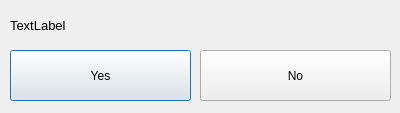
<?xml version="1.0" encoding="UTF-8"?>
<ui version="4.0">
 <class>removewindow</class>
 <widget class="QDialog" name="removewindow">
  <property name="geometry">
   <rect>
    <x>0</x>
    <y>0</y>
    <width>400</width>
    <height>113</height>
   </rect>
  </property>
  <property name="windowTitle">
   <string>Dialog</string>
  </property>
  <widget class="QLabel" name="QuestionLabel">
   <property name="geometry">
    <rect>
     <x>10</x>
     <y>10</y>
     <width>381</width>
     <height>31</height>
    </rect>
   </property>
   <property name="font">
    <font>
     <pointsize>10</pointsize>
    </font>
   </property>
   <property name="text">
    <string>TextLabel</string>
   </property>
  </widget>
  <widget class="QPushButton" name="YesButton">
   <property name="geometry">
    <rect>
     <x>10</x>
     <y>50</y>
     <width>181</width>
     <height>51</height>
    </rect>
   </property>
   <property name="text">
    <string>Yes</string>
   </property>
  </widget>
  <widget class="QPushButton" name="NoButton">
   <property name="geometry">
    <rect>
     <x>200</x>
     <y>50</y>
     <width>191</width>
     <height>51</height>
    </rect>
   </property>
   <property name="text">
    <string>No</string>
   </property>
  </widget>
 </widget>
 <resources/>
 <connections/>
</ui>
